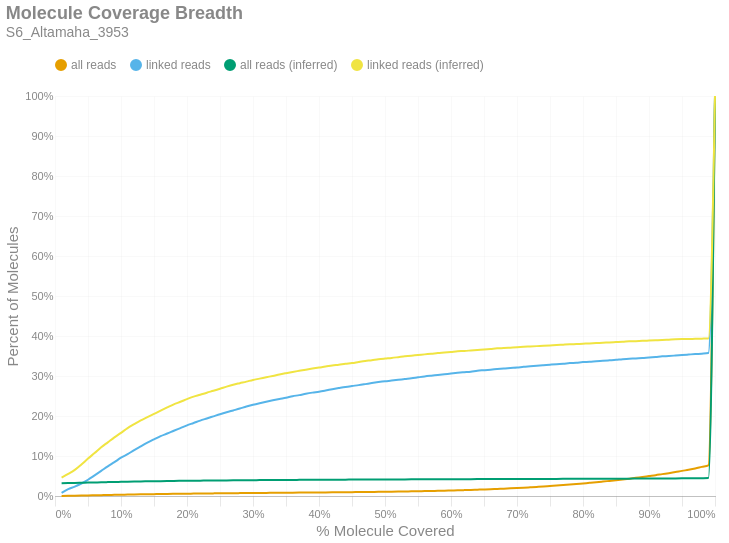

Notebook code cell kept with this figure:
### Markdown cell above
### Molecule Read Coverage
This chart shows molecule coverage breadth as computed by the number of bases aligned to that molecule. In other words, "*how much of each unique long molecule is actually sequenced/aligned?*" Keep in mind there is a distinction between sequences and alignments, since some sequences belonging to a particular molecule may not align well and wouldn't appear in the alignment data. This chart also shows molecule coverage breadth as computed by the *inferred fragment* from which the aligned sequences originate. Unlike read coverage, this calculation takes into account the total insert size, including unsequenced gaps between the forward and reverse reads. Like the previous figures, these are cumulative percents.

### Code cell
if SKIPLR:
    print_html(f"Skipped")
else:
    binned_df = consolidated_hist(valids['coverage_bp'], mask, 0.01, True)
    binned_df_inf = consolidated_hist(valids['coverage_inserts'], mask, 0.01, True)
    binned_df = binned_df.with_columns(pl.lit(binned_df_inf['all reads (cumsum)']).alias('all reads (inferred)'))
    binned_df = binned_df.with_columns(pl.lit(binned_df_inf['linked reads (cumsum)']).alias('linked reads (inferred)'))
    binned_df = binned_df.with_columns(
        (pl.col('bin').cast(pl.Float64) + 0.01).alias('right_edge')
    )

    with SafeRender(binned_df):
        (
            density_plot(binned_df, 'Molecule Coverage Breadth', samplename, 'molcov', ['all reads (inferred)','linked reads (inferred)'])
            .encode(
                #x=alt.X('bin:Q', title="% Molecule Covered").axis(format = '%').scale(padding=0),
                x=alt.X('right_edge:Q', title="% Molecule Covered").axis(format='%').scale(padding=0),
                y=alt.Y('value:Q', title='Percent of Molecules')
                    .axis(format='%')
                    .stack(False)
                    .scale(domainMin=0, padding=0),
                color=alt.Color("key:N").scale(domain = ["all reads", "linked reads", "all reads (inferred)", "linked reads (inferred)"]),
                tooltip = [
                    alt.Tooltip("key:N", title = "Data Type"),
                    alt.Tooltip("range_label:N", title="% Molecule Covered"),
                    alt.Tooltip("value:Q", format = ".2%", title="% Molecules")
                ]
            )
        ).display()

### Figure 1 — Vega-Lite specification as saved in the notebook (floating-point values rounded to 4 significant figures)
{"width": "container", "height": 400, "config": {"title": {"anchor": "start", "dy": -15, "fontSize": 18, "color": "#888888", "subtitleColor": "#888888", "subtitleFontSize": 14}, "arc": {"fill": "#0072B2"}, "axis": {"domainColor": "#888888", "domainWidth": 0.5, "gridWidth": 0.2, "grid": false, "titleFontWeight": 400, "titleFontSize": 15, "labelFontSize": 11, "labelColor": "#888888", "tickColor": "#888888", "tickWidth": 0.2, "titleColor": "#888888"}, "axisBand": {"grid": false}, "axisX": {"grid": true, "tickSize": 10, "domainCap": "round"}, "axisY": {"domain": false, "grid": true, "tickSize": 0, "domainCap": "round"}, "background": "transparent", "header": {"labelFontSize": 15, "labelColor": "#888888", "titleFontSize": 15, "titleFontWeight": 600, "titleColor": "#888888"}, "legend": {"labelFont": "sans-serif", "labelFontSize": 12, "labelColor": "#888888", "symbolSize": 100, "symbolType": "circle", "titleFontSize": 12, "titlePadding": 10, "titleColor": "#888888", "title": null, "orient": "top"}, "range": {"category": ["#E69F00", "#56B4E9", "#009E73", "#F0E442", "#0072B2", "#D55E00", "#CC79A7", "#000000"], "diverging": ["#cfe8f3", "#a2d4ec", "#73bfe2", "#46abdb", "#1696d2", "#12719e"]}, "area": {"fill": "#0072B2", "fillOpacity": 0.7, "line": true, "strokeOpacity": 0.7}, "line": {"color": "#0072B2", "stroke": "#0072B2", "strokeWidth": 2}, "trail": {"color": "#0072B2", "stroke": "#0072B2", "strokeWidth": 0, "size": 1}, "point": {"filled": true, "fillOpacity": 1.0, "size": 95}, "text": {"color": "#888888", "fontSize": 11, "align": "right", "fontWeight": 400, "size": 11}, "bar": {"fill": "#0072B2", "stroke": null}, "view": {"stroke": null, "continuousWidth": 660, "continuousHeight": 400}}, "data": {"name": "data-a2a84d5400bb08cda81a08b0b7280283"}, "mark": {"type": "line", "interpolate": "monotone", "point": {"opacity": 0, "size": 275}}, "encoding": {"color": {"field": "key", "scale": {"domain": ["all reads", "linked reads", "all reads (inferred)", "linked reads (inferred)"]}, "type": "nominal"}, "tooltip": [{"field": "key", "title": "Data Type", "type": "nominal"}, {"field": "range_label", "title": "% Molecule Covered", "type": "nominal"}, {"field": "value", "format": ".2%", "title": "% Molecules", "type": "quantitative"}], "x": {"axis": {"format": "%"}, "field": "right_edge", "scale": {"padding": 0}, "title": "% Molecule Covered", "type": "quantitative"}, "y": {"axis": {"format": "%"}, "field": "value", "scale": {"domainMin": 0, "padding": 0}, "stack": false, "title": "Percent of Molecules", "type": "quantitative"}}, "params": [{"name": "param_c36ac31b6afebe62", "select": {"type": "point", "fields": ["key"]}, "bind": "legend"}], "title": {"text": "Molecule Coverage Breadth", "subtitle": "S6_Altamaha_3953"}, "transform": [{"fold": ["all reads (cumsum)", "linked reads (cumsum)", "all reads (inferred)", "linked reads (inferred)"]}, {"calculate": "replace(datum.key, ' (cumsum)', '')", "as": "key"}, {"filter": {"param": "param_c36ac31b6afebe62"}}], "usermeta": {"embedOptions": {"downloadFileName": "S6_Altamaha_3953.molcov"}}, "$schema": "https://vega.github.io/schema/vega-lite/v6.1.0.json", "datasets": {"data-a2a84d5400bb08cda81a08b0b7280283": [{"bin": "0.0", "interval": "0.0-0.01", "all reads": 0.0002951, "linked reads": 0.007998, "all reads (cumsum)": 0.0002951, "linked reads (cumsum)": 0.007998, "range_label": "0.0-0.01", "all reads (inferred)": 0.03193, "linked reads (inferred)": 0.04592, "right_edge": 0.01}, {"bin": "0.01", "interval": "0.01-0.02", "all reads": 0.0003312, "linked reads": 0.009229, "all reads (cumsum)": 0.0006263, "linked reads (cumsum)": 0.01723, "range_label": "0.01-0.02", "all reads (inferred)": 0.03223, "linked reads (inferred)": 0.05512, "right_edge": 0.02}, {"bin": "0.02", "interval": "0.02-0.03", "all reads": 0.0002236, "linked reads": 0.006013, "all reads (cumsum)": 0.00085, "linked reads (cumsum)": 0.02324, "range_label": "0.02-0.03", "all reads (inferred)": 0.03256, "linked reads (inferred)": 0.06524, "right_edge": 0.03}, {"bin": "0.03", "interval": "0.03-0.04", "all reads": 0.0002758, "linked reads": 0.007998, "all reads (cumsum)": 0.001126, "linked reads (cumsum)": 0.03124, "range_label": "0.03-0.04", "all reads (inferred)": 0.03298, "linked reads (inferred)": 0.07881, "right_edge": 0.04}, {"bin": "0.04", "interval": "0.04-0.05", "all reads": 0.0003102, "linked reads": 0.009369, "all reads (cumsum)": 0.001436, "linked reads (cumsum)": 0.04061, "range_label": "0.04-0.05", "all reads (inferred)": 0.03344, "linked reads (inferred)": 0.09346, "right_edge": 0.05}, {"bin": "0.05", "interval": "0.05-0.06", "all reads": 0.0003573, "linked reads": 0.01093, "all reads (cumsum)": 0.001793, "linked reads (cumsum)": 0.05154, "range_label": "0.05-0.06", "all reads (inferred)": 0.03387, "linked reads (inferred)": 0.1073, "right_edge": 0.06}, {"bin": "0.06", "interval": "0.06-0.07", "all reads": 0.0003632, "linked reads": 0.01116, "all reads (cumsum)": 0.002156, "linked reads (cumsum)": 0.0627, "range_label": "0.06-0.07", "all reads (inferred)": 0.03432, "linked reads (inferred)": 0.1217, "right_edge": 0.07}, {"bin": "0.07", "interval": "0.07-0.08", "all reads": 0.0003691, "linked reads": 0.01144, "all reads (cumsum)": 0.002526, "linked reads (cumsum)": 0.07414, "range_label": "0.07-0.08", "all reads (inferred)": 0.03471, "linked reads (inferred)": 0.1341, "right_edge": 0.08}, {"bin": "0.08", "interval": "0.08-0.09", "all reads": 0.0003338, "linked reads": 0.01043, "all reads (cumsum)": 0.002859, "linked reads (cumsum)": 0.08457, "range_label": "0.08-0.09", "all reads (inferred)": 0.03509, "linked reads (inferred)": 0.1465, "right_edge": 0.09}, {"bin": "0.09", "interval": "0.09-0.1", "all reads": 0.0003598, "linked reads": 0.01119, "all reads (cumsum)": 0.003219, "linked reads (cumsum)": 0.09575, "range_label": "0.09-0.1", "all reads (inferred)": 0.03544, "linked reads (inferred)": 0.1578, "right_edge": 0.1}, {"bin": "0.1", "interval": "0.1-0.11", "all reads": 0.0002842, "linked reads": 0.008669, "all reads (cumsum)": 0.003503, "linked reads (cumsum)": 0.1044, "range_label": "0.1-0.11", "all reads (inferred)": 0.03581, "linked reads (inferred)": 0.1697, "right_edge": 0.11}, {"bin": "0.11", "interval": "0.11-0.12", "all reads": 0.0003304, "linked reads": 0.01049, "all reads (cumsum)": 0.003834, "linked reads (cumsum)": 0.1149, "range_label": "0.11-0.12", "all reads (inferred)": 0.03611, "linked reads (inferred)": 0.1796, "right_edge": 0.12}, {"bin": "0.12", "interval": "0.12-0.13", "all reads": 0.0003018, "linked reads": 0.009369, "all reads (cumsum)": 0.004136, "linked reads (cumsum)": 0.1243, "range_label": "0.12-0.13", "all reads (inferred)": 0.03641, "linked reads (inferred)": 0.1889, "right_edge": 0.13}, {"bin": "0.13", "interval": "0.13-0.14", "all reads": 0.0002867, "linked reads": 0.009061, "all reads (cumsum)": 0.004422, "linked reads (cumsum)": 0.1333, "range_label": "0.13-0.14", "all reads (inferred)": 0.03666, "linked reads (inferred)": 0.1969, "right_edge": 0.14}, {"bin": "0.14", "interval": "0.14-0.15", "all reads": 0.000264, "linked reads": 0.00825, "all reads (cumsum)": 0.004686, "linked reads (cumsum)": 0.1416, "range_label": "0.14-0.15", "all reads (inferred)": 0.03692, "linked reads (inferred)": 0.2052, "right_edge": 0.15}, {"bin": "0.15", "interval": "0.15-0.16", "all reads": 0.0002673, "linked reads": 0.00811, "all reads (cumsum)": 0.004954, "linked reads (cumsum)": 0.1497, "range_label": "0.15-0.16", "all reads (inferred)": 0.03718, "linked reads (inferred)": 0.2134, "right_edge": 0.16}, {"bin": "0.16", "interval": "0.16-0.17", "all reads": 0.000211, "linked reads": 0.006432, "all reads (cumsum)": 0.005165, "linked reads (cumsum)": 0.1561, "range_label": "0.16-0.17", "all reads (inferred)": 0.03743, "linked reads (inferred)": 0.2215, "right_edge": 0.17}, {"bin": "0.17", "interval": "0.17-0.18", "all reads": 0.0002203, "linked reads": 0.006936, "all reads (cumsum)": 0.005385, "linked reads (cumsum)": 0.1631, "range_label": "0.17-0.18", "all reads (inferred)": 0.03767, "linked reads (inferred)": 0.2292, "right_edge": 0.18}, {"bin": "0.18", "interval": "0.18-0.19", "all reads": 0.0002203, "linked reads": 0.006796, "all reads (cumsum)": 0.005605, "linked reads (cumsum)": 0.1699, "range_label": "0.18-0.19", "all reads (inferred)": 0.03787, "linked reads (inferred)": 0.2355, "right_edge": 0.19}, {"bin": "0.19", "interval": "0.19-0.2", "all reads": 0.0002194, "linked reads": 0.006824, "all reads (cumsum)": 0.005825, "linked reads (cumsum)": 0.1767, "range_label": "0.19-0.2", "all reads (inferred)": 0.03808, "linked reads (inferred)": 0.2423, "right_edge": 0.2}, {"bin": "0.2", "interval": "0.2-0.21", "all reads": 0.0001833, "linked reads": 0.005845, "all reads (cumsum)": 0.006008, "linked reads (cumsum)": 0.1825, "range_label": "0.2-0.21", "all reads (inferred)": 0.03827, "linked reads (inferred)": 0.2485, "right_edge": 0.21}, {"bin": "0.21", "interval": "0.21-0.22", "all reads": 0.0001993, "linked reads": 0.006041, "all reads (cumsum)": 0.006207, "linked reads (cumsum)": 0.1886, "range_label": "0.21-0.22", "all reads (inferred)": 0.03842, "linked reads (inferred)": 0.2532, "right_edge": 0.22}, {"bin": "0.22", "interval": "0.22-0.23", "all reads": 0.0001808, "linked reads": 0.005313, "all reads (cumsum)": 0.006388, "linked reads (cumsum)": 0.1939, "range_label": "0.22-0.23", "all reads (inferred)": 0.03857, "linked reads (inferred)": 0.2583, "right_edge": 0.23}, {"bin": "0.23", "interval": "0.23-0.24", "all reads": 0.0001707, "linked reads": 0.005286, "all reads (cumsum)": 0.006558, "linked reads (cumsum)": 0.1992, "range_label": "0.23-0.24", "all reads (inferred)": 0.03872, "linked reads (inferred)": 0.263, "right_edge": 0.24}, {"bin": "0.24", "interval": "0.24-0.25", "all reads": 0.0001782, "linked reads": 0.005286, "all reads (cumsum)": 0.006737, "linked reads (cumsum)": 0.2045, "range_label": "0.24-0.25", "all reads (inferred)": 0.03888, "linked reads (inferred)": 0.268, "right_edge": 0.25}, {"bin": "0.25", "interval": "0.25-0.26", "all reads": 0.0001698, "linked reads": 0.004922, "all reads (cumsum)": 0.006907, "linked reads (cumsum)": 0.2094, "range_label": "0.25-0.26", "all reads (inferred)": 0.03905, "linked reads (inferred)": 0.2733, "right_edge": 0.26}, {"bin": "0.26", "interval": "0.26-0.27", "all reads": 0.0001539, "linked reads": 0.004586, "all reads (cumsum)": 0.00706, "linked reads (cumsum)": 0.214, "range_label": "0.26-0.27", "all reads (inferred)": 0.03921, "linked reads (inferred)": 0.2782, "right_edge": 0.27}, {"bin": "0.27", "interval": "0.27-0.28", "all reads": 0.0001572, "linked reads": 0.004614, "all reads (cumsum)": 0.007218, "linked reads (cumsum)": 0.2186, "range_label": "0.27-0.28", "all reads (inferred)": 0.03933, "linked reads (inferred)": 0.2821, "right_edge": 0.28}, {"bin": "0.28", "interval": "0.28-0.29", "all reads": 0.000169, "linked reads": 0.005034, "all reads (cumsum)": 0.007387, "linked reads (cumsum)": 0.2236, "range_label": "0.28-0.29", "all reads (inferred)": 0.03945, "linked reads (inferred)": 0.2859, "right_edge": 0.29}, {"bin": "0.29", "interval": "0.29-0.3", "all reads": 0.0001454, "linked reads": 0.004279, "all reads (cumsum)": 0.007532, "linked reads (cumsum)": 0.2279, "range_label": "0.29-0.3", "all reads (inferred)": 0.03958, "linked reads (inferred)": 0.2901, "right_edge": 0.3}, {"bin": "0.3", "interval": "0.3-0.31", "all reads": 0.0001396, "linked reads": 0.003887, "all reads (cumsum)": 0.007672, "linked reads (cumsum)": 0.2318, "range_label": "0.3-0.31", "all reads (inferred)": 0.03969, "linked reads (inferred)": 0.2934, "right_edge": 0.31}, {"bin": "0.31", "interval": "0.31-0.32", "all reads": 0.0001379, "linked reads": 0.003691, "all reads (cumsum)": 0.007809, "linked reads (cumsum)": 0.2355, "range_label": "0.31-0.32", "all reads (inferred)": 0.0398, "linked reads (inferred)": 0.2969, "right_edge": 0.32}, {"bin": "0.32", "interval": "0.32-0.33", "all reads": 0.0001303, "linked reads": 0.003691, "all reads (cumsum)": 0.00794, "linked reads (cumsum)": 0.2392, "range_label": "0.32-0.33", "all reads (inferred)": 0.0399, "linked reads (inferred)": 0.3002, "right_edge": 0.33}, {"bin": "0.33", "interval": "0.33-0.34", "all reads": 0.0001421, "linked reads": 0.003384, "all reads (cumsum)": 0.008082, "linked reads (cumsum)": 0.2425, "range_label": "0.33-0.34", "all reads (inferred)": 0.04002, "linked reads (inferred)": 0.3038, "right_edge": 0.34}, {"bin": "0.34", "interval": "0.34-0.35", "all reads": 0.0001328, "linked reads": 0.003104, "all reads (cumsum)": 0.008215, "linked reads (cumsum)": 0.2457, "range_label": "0.34-0.35", "all reads (inferred)": 0.04013, "linked reads (inferred)": 0.3071, "right_edge": 0.35}, {"bin": "0.35", "interval": "0.35-0.36", "all reads": 0.0001539, "linked reads": 0.003775, "all reads (cumsum)": 0.008369, "linked reads (cumsum)": 0.2494, "range_label": "0.35-0.36", "all reads (inferred)": 0.04023, "linked reads (inferred)": 0.3102, "right_edge": 0.36}, {"bin": "0.36", "interval": "0.36-0.37", "all reads": 0.0001152, "linked reads": 0.002741, "all reads (cumsum)": 0.008484, "linked reads (cumsum)": 0.2522, "range_label": "0.36-0.37", "all reads (inferred)": 0.04032, "linked reads (inferred)": 0.313, "right_edge": 0.37}, {"bin": "0.37", "interval": "0.37-0.38", "all reads": 0.0001429, "linked reads": 0.003412, "all reads (cumsum)": 0.008627, "linked reads (cumsum)": 0.2556, "range_label": "0.37-0.38", "all reads (inferred)": 0.04042, "linked reads (inferred)": 0.3158, "right_edge": 0.38}, {"bin": "0.38", "interval": "0.38-0.39", "all reads": 0.0001253, "linked reads": 0.002853, "all reads (cumsum)": 0.008752, "linked reads (cumsum)": 0.2584, "range_label": "0.38-0.39", "all reads (inferred)": 0.04051, "linked reads (inferred)": 0.3185, "right_edge": 0.39}, {"bin": "0.39", "interval": "0.39-0.4", "all reads": 0.0001202, "linked reads": 0.002377, "all reads (cumsum)": 0.008872, "linked reads (cumsum)": 0.2608, "range_label": "0.39-0.4", "all reads (inferred)": 0.04059, "linked reads (inferred)": 0.321, "right_edge": 0.4}, {"bin": "0.4", "interval": "0.4-0.41", "all reads": 0.0001362, "linked reads": 0.002908, "all reads (cumsum)": 0.009008, "linked reads (cumsum)": 0.2637, "range_label": "0.4-0.41", "all reads (inferred)": 0.04068, "linked reads (inferred)": 0.3235, "right_edge": 0.41}, {"bin": "0.41", "interval": "0.41-0.42", "all reads": 0.0001488, "linked reads": 0.003104, "all reads (cumsum)": 0.009157, "linked reads (cumsum)": 0.2668, "range_label": "0.41-0.42", "all reads (inferred)": 0.04077, "linked reads (inferred)": 0.3263, "right_edge": 0.42}, {"bin": "0.42", "interval": "0.42-0.43", "all reads": 0.0001597, "linked reads": 0.002964, "all reads (cumsum)": 0.009317, "linked reads (cumsum)": 0.2698, "range_label": "0.42-0.43", "all reads (inferred)": 0.04083, "linked reads (inferred)": 0.3283, "right_edge": 0.43}, {"bin": "0.43", "interval": "0.43-0.44", "all reads": 0.0001757, "linked reads": 0.002853, "all reads (cumsum)": 0.009493, "linked reads (cumsum)": 0.2726, "range_label": "0.43-0.44", "all reads (inferred)": 0.04091, "linked reads (inferred)": 0.3306, "right_edge": 0.44}, {"bin": "0.44", "interval": "0.44-0.45", "all reads": 0.0001782, "linked reads": 0.002349, "all reads (cumsum)": 0.009671, "linked reads (cumsum)": 0.275, "range_label": "0.44-0.45", "all reads (inferred)": 0.04098, "linked reads (inferred)": 0.3324, "right_edge": 0.45}, {"bin": "0.45", "interval": "0.45-0.46", "all reads": 0.0001707, "linked reads": 0.002181, "all reads (cumsum)": 0.009841, "linked reads (cumsum)": 0.2772, "range_label": "0.45-0.46", "all reads (inferred)": 0.04107, "linked reads (inferred)": 0.335, "right_edge": 0.46}, {"bin": "0.46", "interval": "0.46-0.47", "all reads": 0.000174, "linked reads": 0.002545, "all reads (cumsum)": 0.01002, "linked reads (cumsum)": 0.2797, "range_label": "0.46-0.47", "all reads (inferred)": 0.04115, "linked reads (inferred)": 0.3375, "right_edge": 0.47}, {"bin": "0.47", "interval": "0.47-0.48", "all reads": 0.0002001, "linked reads": 0.002657, "all reads (cumsum)": 0.01022, "linked reads (cumsum)": 0.2824, "range_label": "0.47-0.48", "all reads (inferred)": 0.04121, "linked reads (inferred)": 0.3395, "right_edge": 0.48}, {"bin": "0.48", "interval": "0.48-0.49", "all reads": 0.0002228, "linked reads": 0.002377, "all reads (cumsum)": 0.01044, "linked reads (cumsum)": 0.2847, "range_label": "0.48-0.49", "all reads (inferred)": 0.04129, "linked reads (inferred)": 0.3419, "right_edge": 0.49}, {"bin": "0.49", "interval": "0.49-0.5", "all reads": 0.0001976, "linked reads": 0.002097, "all reads (cumsum)": 0.01064, "linked reads (cumsum)": 0.2868, "range_label": "0.49-0.5", "all reads (inferred)": 0.04135, "linked reads (inferred)": 0.3436, "right_edge": 0.5}, {"bin": "0.5", "interval": "0.5-0.51", "all reads": 0.0002009, "linked reads": 0.00165, "all reads (cumsum)": 0.01084, "linked reads (cumsum)": 0.2885, "range_label": "0.5-0.51", "all reads (inferred)": 0.04141, "linked reads (inferred)": 0.3451, "right_edge": 0.51}, {"bin": "0.51", "interval": "0.51-0.52", "all reads": 0.0002446, "linked reads": 0.001846, "all reads (cumsum)": 0.01108, "linked reads (cumsum)": 0.2903, "range_label": "0.51-0.52", "all reads (inferred)": 0.04148, "linked reads (inferred)": 0.3471, "right_edge": 0.52}, {"bin": "0.52", "interval": "0.52-0.53", "all reads": 0.0002732, "linked reads": 0.002042, "all reads (cumsum)": 0.01135, "linked reads (cumsum)": 0.2924, "range_label": "0.52-0.53", "all reads (inferred)": 0.04156, "linked reads (inferred)": 0.3492, "right_edge": 0.53}, {"bin": "0.53", "interval": "0.53-0.54", "all reads": 0.000269, "linked reads": 0.001874, "all reads (cumsum)": 0.01162, "linked reads (cumsum)": 0.2943, "range_label": "0.53-0.54", "all reads (inferred)": 0.04162, "linked reads (inferred)": 0.3509, "right_edge": 0.54}, {"bin": "0.54", "interval": "0.54-0.55", "all reads": 0.0003094, "linked reads": 0.002405, "all reads (cumsum)": 0.01193, "linked reads (cumsum)": 0.2967, "range_label": "0.54-0.55", "all reads (inferred)": 0.04168, "linked reads (inferred)": 0.3524, "right_edge": 0.55}, {"bin": "0.55", "interval": "0.55-0.56", "all reads": 0.0003439, "linked reads": 0.002293, "all reads (cumsum)": 0.01228, "linked reads (cumsum)": 0.299, "range_label": "0.55-0.56", "all reads (inferred)": 0.04174, "linked reads (inferred)": 0.3541, "right_edge": 0.56}, {"bin": "0.56", "interval": "0.56-0.57", "all reads": 0.0003296, "linked reads": 0.001818, "all reads (cumsum)": 0.01261, "linked reads (cumsum)": 0.3008, "range_label": "0.56-0.57", "all reads (inferred)": 0.0418, "linked reads (inferred)": 0.3556, "right_edge": 0.57}, {"bin": "0.57", "interval": "0.57-0.58", "all reads": 0.0003842, "linked reads": 0.00165, "all reads (cumsum)": 0.01299, "linked reads (cumsum)": 0.3024, "range_label": "0.57-0.58", "all reads (inferred)": 0.04187, "linked reads (inferred)": 0.3573, "right_edge": 0.58}, {"bin": "0.58", "interval": "0.58-0.59", "all reads": 0.0003624, "linked reads": 0.001762, "all reads (cumsum)": 0.01335, "linked reads (cumsum)": 0.3042, "range_label": "0.58-0.59", "all reads (inferred)": 0.04193, "linked reads (inferred)": 0.3587, "right_edge": 0.59}, {"bin": "0.59", "interval": "0.59-0.6", "all reads": 0.0004506, "linked reads": 0.001986, "all reads (cumsum)": 0.0138, "linked reads (cumsum)": 0.3062, "range_label": "0.59-0.6", "all reads (inferred)": 0.04199, "linked reads (inferred)": 0.3601, "right_edge": 0.6}, {"bin": "0.6", "interval": "0.6-0.61", "all reads": 0.0004212, "linked reads": 0.001706, "all reads (cumsum)": 0.01422, "linked reads (cumsum)": 0.3079, "range_label": "0.6-0.61", "all reads (inferred)": 0.04205, "linked reads (inferred)": 0.3617, "right_edge": 0.61}, {"bin": "0.61", "interval": "0.61-0.62", "all reads": 0.0004918, "linked reads": 0.00151, "all reads (cumsum)": 0.01472, "linked reads (cumsum)": 0.3094, "range_label": "0.61-0.62", "all reads (inferred)": 0.04209, "linked reads (inferred)": 0.3625, "right_edge": 0.62}, {"bin": "0.62", "interval": "0.62-0.63", "all reads": 0.0005271, "linked reads": 0.001454, "all reads (cumsum)": 0.01524, "linked reads (cumsum)": 0.3108, "range_label": "0.62-0.63", "all reads (inferred)": 0.04215, "linked reads (inferred)": 0.3638, "right_edge": 0.63}, {"bin": "0.63", "interval": "0.63-0.64", "all reads": 0.0005902, "linked reads": 0.002377, "all reads (cumsum)": 0.01583, "linked reads (cumsum)": 0.3132, "range_label": "0.63-0.64", "all reads (inferred)": 0.0422, "linked reads (inferred)": 0.3651, "right_edge": 0.64}, {"bin": "0.64", "interval": "0.64-0.65", "all reads": 0.0005969, "linked reads": 0.001286, "all reads (cumsum)": 0.01643, "linked reads (cumsum)": 0.3145, "range_label": "0.64-0.65", "all reads (inferred)": 0.04226, "linked reads (inferred)": 0.3665, "right_edge": 0.65}, {"bin": "0.65", "interval": "0.65-0.66", "all reads": 0.0006289, "linked reads": 0.001342, "all reads (cumsum)": 0.01706, "linked reads (cumsum)": 0.3158, "range_label": "0.65-0.66", "all reads (inferred)": 0.04231, "linked reads (inferred)": 0.3677, "right_edge": 0.66}, {"bin": "0.66", "interval": "0.66-0.67", "all reads": 0.0006986, "linked reads": 0.001482, "all reads (cumsum)": 0.01776, "linked reads (cumsum)": 0.3173, "range_label": "0.66-0.67", "all reads (inferred)": 0.04236, "linked reads (inferred)": 0.3691, "right_edge": 0.67}, {"bin": "0.67", "interval": "0.67-0.68", "all reads": 0.0006566, "linked reads": 0.001398, "all reads (cumsum)": 0.01842, "linked reads (cumsum)": 0.3187, "range_label": "0.67-0.68", "all reads (inferred)": 0.04241, "linked reads (inferred)": 0.3698, "right_edge": 0.68}, {"bin": "0.68", "interval": "0.68-0.69", "all reads": 0.0007297, "linked reads": 0.001342, "all reads (cumsum)": 0.01914, "linked reads (cumsum)": 0.3201, "range_label": "0.68-0.69", "all reads (inferred)": 0.04246, "linked reads (inferred)": 0.3708, "right_edge": 0.69}, {"bin": "0.69", "interval": "0.69-0.7", "all reads": 0.0008121, "linked reads": 0.001147, "all reads (cumsum)": 0.01996, "linked reads (cumsum)": 0.3212, "range_label": "0.69-0.7", "all reads (inferred)": 0.04251, "linked reads (inferred)": 0.3717, "right_edge": 0.7}, {"bin": "0.7", "interval": "0.7-0.71", "all reads": 0.000887, "linked reads": 0.001706, "all reads (cumsum)": 0.02084, "linked reads (cumsum)": 0.3229, "range_label": "0.7-0.71", "all reads (inferred)": 0.04256, "linked reads (inferred)": 0.3729, "right_edge": 0.71}, {"bin": "0.71", "interval": "0.71-0.72", "all reads": 0.0009467, "linked reads": 0.00123, "all reads (cumsum)": 0.02179, "linked reads (cumsum)": 0.3242, "range_label": "0.71-0.72", "all reads (inferred)": 0.04261, "linked reads (inferred)": 0.3738, "right_edge": 0.72}, {"bin": "0.72", "interval": "0.72-0.73", "all reads": 0.0009576, "linked reads": 0.001314, "all reads (cumsum)": 0.02275, "linked reads (cumsum)": 0.3255, "range_label": "0.72-0.73", "all reads (inferred)": 0.04266, "linked reads (inferred)": 0.3747, "right_edge": 0.73}, {"bin": "0.73", "interval": "0.73-0.74", "all reads": 0.001011, "linked reads": 0.00137, "all reads (cumsum)": 0.02376, "linked reads (cumsum)": 0.3268, "range_label": "0.73-0.74", "all reads (inferred)": 0.04271, "linked reads (inferred)": 0.3757, "right_edge": 0.74}, {"bin": "0.74", "interval": "0.74-0.75", "all reads": 0.001191, "linked reads": 0.001398, "all reads (cumsum)": 0.02495, "linked reads (cumsum)": 0.3282, "range_label": "0.74-0.75", "all reads (inferred)": 0.04275, "linked reads (inferred)": 0.3765, "right_edge": 0.75}, {"bin": "0.75", "interval": "0.75-0.76", "all reads": 0.001124, "linked reads": 0.001342, "all reads (cumsum)": 0.02607, "linked reads (cumsum)": 0.3296, "range_label": "0.75-0.76", "all reads (inferred)": 0.04281, "linked reads (inferred)": 0.3773, "right_edge": 0.76}, {"bin": "0.76", "interval": "0.76-0.77", "all reads": 0.001232, "linked reads": 0.001147, "all reads (cumsum)": 0.02731, "linked reads (cumsum)": 0.3307, "range_label": "0.76-0.77", "all reads (inferred)": 0.04285, "linked reads (inferred)": 0.3783, "right_edge": 0.77}, {"bin": "0.77", "interval": "0.77-0.78", "all reads": 0.001322, "linked reads": 0.001538, "all reads (cumsum)": 0.02863, "linked reads (cumsum)": 0.3323, "range_label": "0.77-0.78", "all reads (inferred)": 0.04291, "linked reads (inferred)": 0.3792, "right_edge": 0.78}, {"bin": "0.78", "interval": "0.78-0.79", "all reads": 0.001376, "linked reads": 0.001035, "all reads (cumsum)": 0.03, "linked reads (cumsum)": 0.3333, "range_label": "0.78-0.79", "all reads (inferred)": 0.04296, "linked reads (inferred)": 0.3799, "right_edge": 0.79}, {"bin": "0.79", "interval": "0.79-0.8", "all reads": 0.001469, "linked reads": 0.001482, "all reads (cumsum)": 0.03147, "linked reads (cumsum)": 0.3348, "range_label": "0.79-0.8", "all reads (inferred)": 0.04301, "linked reads (inferred)": 0.3807, "right_edge": 0.8}, {"bin": "0.8", "interval": "0.8-0.81", "all reads": 0.00141, "linked reads": 0.000839, "all reads (cumsum)": 0.03288, "linked reads (cumsum)": 0.3356, "range_label": "0.8-0.81", "all reads (inferred)": 0.04306, "linked reads (inferred)": 0.3814, "right_edge": 0.81}, {"bin": "0.81", "interval": "0.81-0.82", "all reads": 0.001482, "linked reads": 0.001342, "all reads (cumsum)": 0.03437, "linked reads (cumsum)": 0.337, "range_label": "0.81-0.82", "all reads (inferred)": 0.04313, "linked reads (inferred)": 0.3824, "right_edge": 0.82}, {"bin": "0.82", "interval": "0.82-0.83", "all reads": 0.001681, "linked reads": 0.001091, "all reads (cumsum)": 0.03605, "linked reads (cumsum)": 0.3381, "range_label": "0.82-0.83", "all reads (inferred)": 0.04318, "linked reads (inferred)": 0.3831, "right_edge": 0.83}, {"bin": "0.83", "interval": "0.83-0.84", "all reads": 0.001743, "linked reads": 0.001175, "all reads (cumsum)": 0.03779, "linked reads (cumsum)": 0.3392, "range_label": "0.83-0.84", "all reads (inferred)": 0.04325, "linked reads (inferred)": 0.3841, "right_edge": 0.84}, {"bin": "0.84", "interval": "0.84-0.85", "all reads": 0.001743, "linked reads": 0.001203, "all reads (cumsum)": 0.03953, "linked reads (cumsum)": 0.3404, "range_label": "0.84-0.85", "all reads (inferred)": 0.0433, "linked reads (inferred)": 0.3848, "right_edge": 0.85}, {"bin": "0.85", "interval": "0.85-0.86", "all reads": 0.001866, "linked reads": 0.001538, "all reads (cumsum)": 0.0414, "linked reads (cumsum)": 0.342, "range_label": "0.85-0.86", "all reads (inferred)": 0.04336, "linked reads (inferred)": 0.3855, "right_edge": 0.86}, {"bin": "0.86", "interval": "0.86-0.87", "all reads": 0.001983, "linked reads": 0.0009229, "all reads (cumsum)": 0.04338, "linked reads (cumsum)": 0.3429, "range_label": "0.86-0.87", "all reads (inferred)": 0.04343, "linked reads (inferred)": 0.3866, "right_edge": 0.87}, {"bin": "0.87", "interval": "0.87-0.88", "all reads": 0.002207, "linked reads": 0.001147, "all reads (cumsum)": 0.04559, "linked reads (cumsum)": 0.344, "range_label": "0.87-0.88", "all reads (inferred)": 0.04349, "linked reads (inferred)": 0.3871, "right_edge": 0.88}, {"bin": "0.88", "interval": "0.88-0.89", "all reads": 0.002074, "linked reads": 0.0009788, "all reads (cumsum)": 0.04766, "linked reads (cumsum)": 0.345, "range_label": "0.88-0.89", "all reads (inferred)": 0.04354, "linked reads (inferred)": 0.3878, "right_edge": 0.89}, {"bin": "0.89", "interval": "0.89-0.9", "all reads": 0.00225, "linked reads": 0.001426, "all reads (cumsum)": 0.04991, "linked reads (cumsum)": 0.3464, "range_label": "0.89-0.9", "all reads (inferred)": 0.04362, "linked reads (inferred)": 0.3886, "right_edge": 0.9}, {"bin": "0.9", "interval": "0.9-0.91", "all reads": 0.002193, "linked reads": 0.00123, "all reads (cumsum)": 0.05211, "linked reads (cumsum)": 0.3477, "range_label": "0.9-0.91", "all reads (inferred)": 0.0437, "linked reads (inferred)": 0.3894, "right_edge": 0.91}, {"bin": "0.91", "interval": "0.91-0.92", "all reads": 0.002575, "linked reads": 0.001482, "all reads (cumsum)": 0.05468, "linked reads (cumsum)": 0.3492, "range_label": "0.91-0.92", "all reads (inferred)": 0.04379, "linked reads (inferred)": 0.3902, "right_edge": 0.92}, {"bin": "0.92", "interval": "0.92-0.93", "all reads": 0.00242, "linked reads": 0.0008669, "all reads (cumsum)": 0.0571, "linked reads (cumsum)": 0.35, "range_label": "0.92-0.93", "all reads (inferred)": 0.04389, "linked reads (inferred)": 0.3909, "right_edge": 0.93}, {"bin": "0.93", "interval": "0.93-0.94", "all reads": 0.002645, "linked reads": 0.001175, "all reads (cumsum)": 0.05974, "linked reads (cumsum)": 0.3512, "range_label": "0.93-0.94", "all reads (inferred)": 0.04399, "linked reads (inferred)": 0.3916, "right_edge": 0.94}, {"bin": "0.94", "interval": "0.94-0.95", "all reads": 0.003064, "linked reads": 0.001258, "all reads (cumsum)": 0.06281, "linked reads (cumsum)": 0.3525, "range_label": "0.94-0.95", "all reads (inferred)": 0.04409, "linked reads (inferred)": 0.3922, "right_edge": 0.95}, {"bin": "0.95", "interval": "0.95-0.96", "all reads": 0.002673, "linked reads": 0.001203, "all reads (cumsum)": 0.06548, "linked reads (cumsum)": 0.3537, "range_label": "0.95-0.96", "all reads (inferred)": 0.04421, "linked reads (inferred)": 0.3925, "right_edge": 0.96}, {"bin": "0.96", "interval": "0.96-0.97", "all reads": 0.00318, "linked reads": 0.001203, "all reads (cumsum)": 0.06866, "linked reads (cumsum)": 0.3549, "range_label": "0.96-0.97", "all reads (inferred)": 0.04433, "linked reads (inferred)": 0.393, "right_edge": 0.97}, {"bin": "0.97", "interval": "0.97-0.98", "all reads": 0.004147, "linked reads": 0.0009229, "all reads (cumsum)": 0.07281, "linked reads (cumsum)": 0.3558, "range_label": "0.97-0.98", "all reads (inferred)": 0.04458, "linked reads (inferred)": 0.3934, "right_edge": 0.98}, {"bin": "0.98", "interval": "0.98-0.99", "all reads": 0.003905, "linked reads": 0.001482, "all reads (cumsum)": 0.07671, "linked reads (cumsum)": 0.3573, "range_label": "0.98-0.99", "all reads (inferred)": 0.04507, "linked reads (inferred)": 0.3938, "right_edge": 0.99}, {"bin": "0.99", "interval": "0.99-1.0", "all reads": 0.9233, "linked reads": 0.6427, "all reads (cumsum)": 1.0, "linked reads (cumsum)": 1.0, "range_label": "0.99-1.0", "all reads (inferred)": 1.0, "linked reads (inferred)": 1.0, "right_edge": 1.0}]}}
